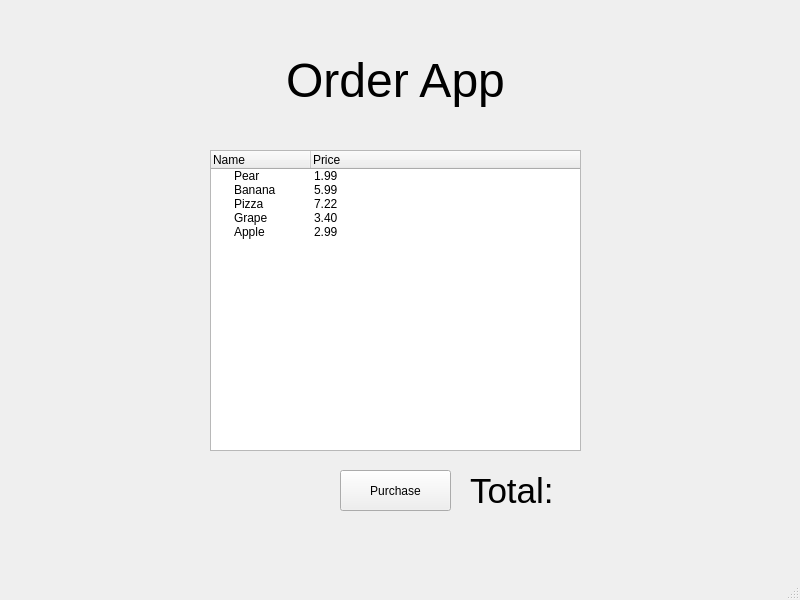
<?xml version="1.0" encoding="UTF-8"?>
<ui version="4.0">
 <class>MainWindow</class>
 <widget class="QMainWindow" name="MainWindow">
  <property name="geometry">
   <rect>
    <x>0</x>
    <y>0</y>
    <width>800</width>
    <height>600</height>
   </rect>
  </property>
  <property name="windowTitle">
   <string>MainWindow</string>
  </property>
  <widget class="QWidget" name="centralwidget">
   <widget class="QLabel" name="label">
    <property name="geometry">
     <rect>
      <x>220</x>
      <y>40</y>
      <width>351</width>
      <height>81</height>
     </rect>
    </property>
    <property name="font">
     <font>
      <pointsize>36</pointsize>
     </font>
    </property>
    <property name="text">
     <string>Order App</string>
    </property>
    <property name="alignment">
     <set>Qt::AlignCenter</set>
    </property>
   </widget>
   <widget class="QPushButton" name="pushButton">
    <property name="geometry">
     <rect>
      <x>340</x>
      <y>470</y>
      <width>111</width>
      <height>41</height>
     </rect>
    </property>
    <property name="text">
     <string>Purchase</string>
    </property>
   </widget>
   <widget class="QTreeWidget" name="treeWidget">
    <property name="geometry">
     <rect>
      <x>210</x>
      <y>150</y>
      <width>371</width>
      <height>301</height>
     </rect>
    </property>
    <column>
     <property name="text">
      <string>Name</string>
     </property>
    </column>
    <column>
     <property name="text">
      <string>Price</string>
     </property>
    </column>
    <item>
     <property name="text">
      <string>Pear</string>
     </property>
     <property name="text">
      <string>1.99</string>
     </property>
    </item>
    <item>
     <property name="text">
      <string>Banana</string>
     </property>
     <property name="text">
      <string>5.99</string>
     </property>
    </item>
    <item>
     <property name="text">
      <string>Pizza</string>
     </property>
     <property name="text">
      <string>7.22</string>
     </property>
    </item>
    <item>
     <property name="text">
      <string>Grape</string>
     </property>
     <property name="text">
      <string>3.40</string>
     </property>
    </item>
    <item>
     <property name="text">
      <string>Apple</string>
     </property>
     <property name="text">
      <string>2.99</string>
     </property>
    </item>
   </widget>
   <widget class="QLabel" name="label_2">
    <property name="geometry">
     <rect>
      <x>470</x>
      <y>430</y>
      <width>191</width>
      <height>121</height>
     </rect>
    </property>
    <property name="font">
     <font>
      <pointsize>26</pointsize>
     </font>
    </property>
    <property name="text">
     <string>Total:</string>
    </property>
   </widget>
  </widget>
  <widget class="QMenuBar" name="menubar">
   <property name="geometry">
    <rect>
     <x>0</x>
     <y>0</y>
     <width>800</width>
     <height>17</height>
    </rect>
   </property>
  </widget>
  <widget class="QStatusBar" name="statusbar"/>
  <action name="actionbat">
   <property name="text">
    <string>bat</string>
   </property>
  </action>
 </widget>
 <resources/>
 <connections/>
</ui>
